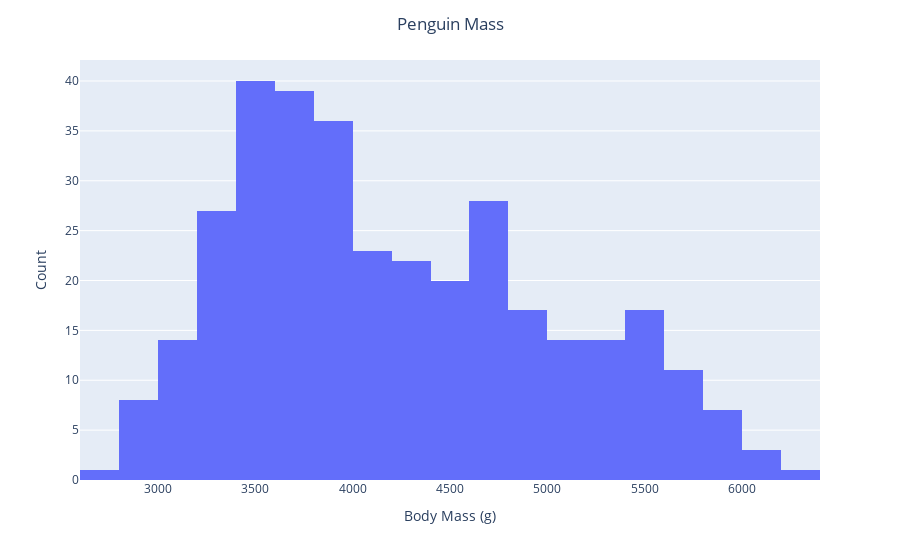

The cell this chart's notebook holds for it:
### Code cell
def plot():  
        scatterplot = px.histogram(
            data_frame=data,
            x="body_mass_g",
            nbins=30,
        ).update_layout(
            title={"text": "Penguin Mass", "x": 0.5},
            yaxis_title="Count",
            xaxis_title="Body Mass (g)",
        )

        return scatterplot 
plot()

### Figure 1 — Plotly figure (JSON) as saved in the notebook; plotly's stock layout.template omitted (floating-point values rounded to 4 significant figures; data arrays with more than 128 entries replaced by an {"elided": "..."} marker saying what was removed)
{"data": [{"alignmentgroup": "True", "bingroup": "x", "hovertemplate": "body_mass_g=%{x}<br>count=%{y}<extra></extra>", "legendgroup": "", "marker": {"color": "#636efa", "pattern": {"shape": ""}}, "name": "", "nbinsx": 30, "offsetgroup": "", "orientation": "v", "showlegend": false, "type": "histogram", "x": {"elided": "344 int values"}, "xaxis": "x", "yaxis": "y"}], "layout": {"barmode": "relative", "legend": {"tracegroupgap": 0}, "margin": {"t": 60}, "title": {"text": "Penguin Mass", "x": 0.5}, "xaxis": {"anchor": "y", "domain": [0, 1], "title": {"text": "Body Mass (g)"}}, "yaxis": {"anchor": "x", "domain": [0, 1], "title": {"text": "Count"}}}}
